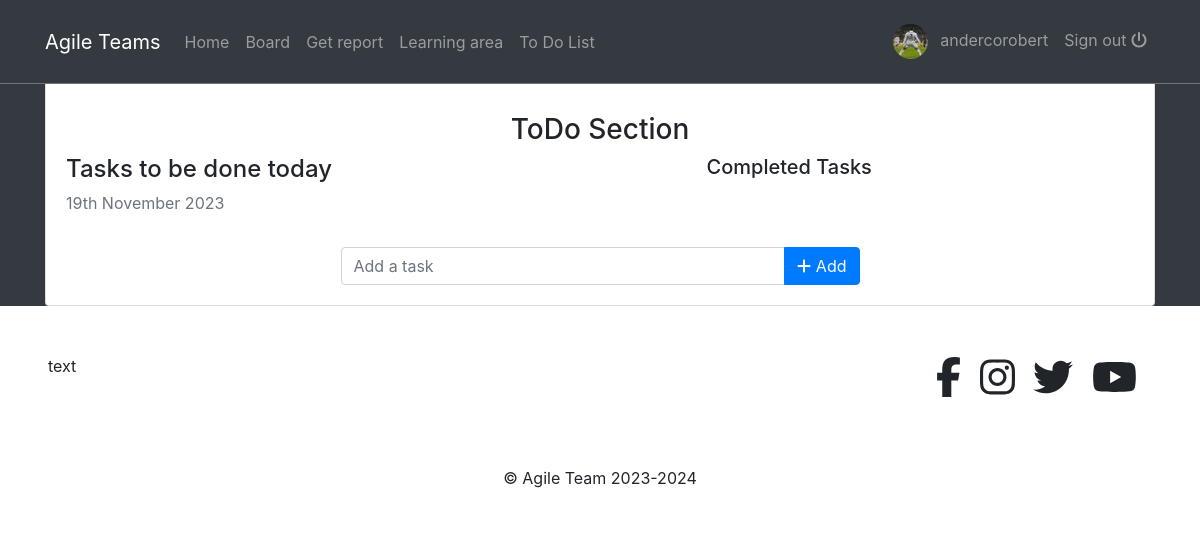
The page /todo/ (signed in) on the database as committed earlier.
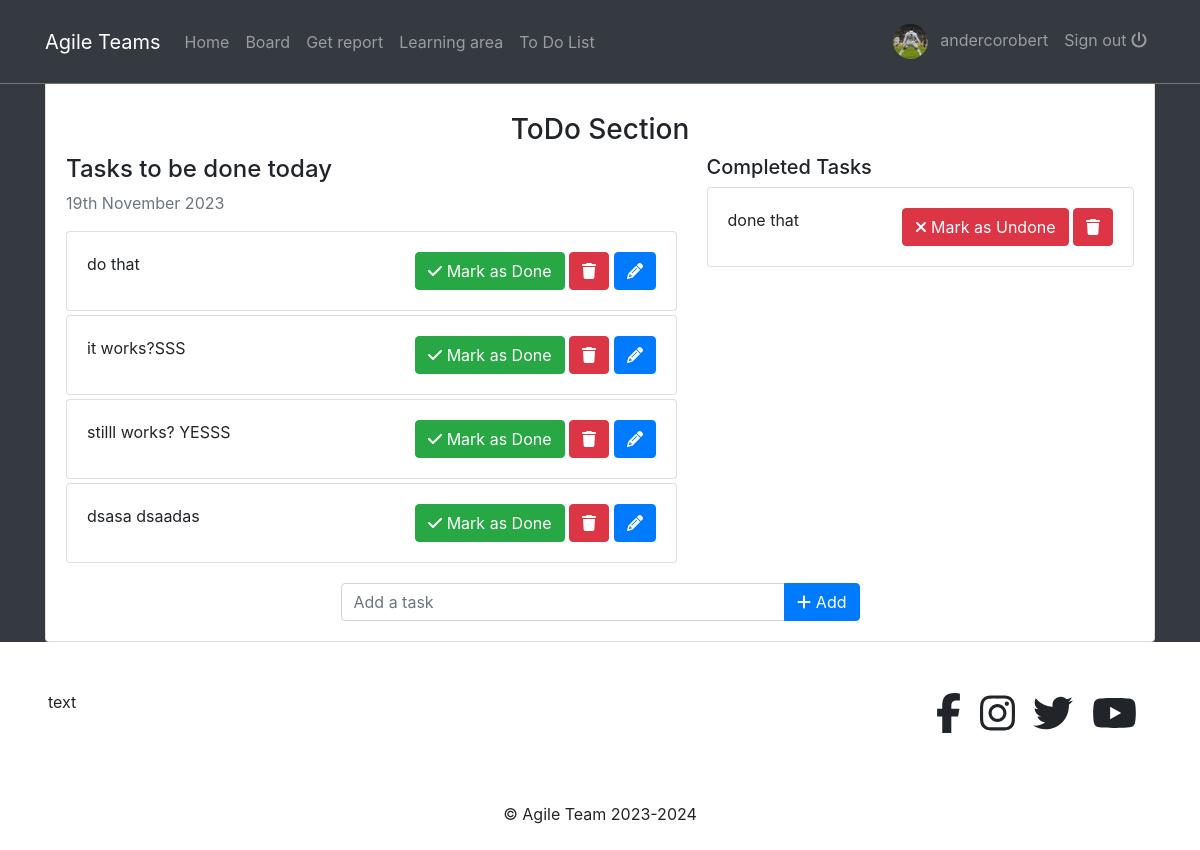
The same page on the database as committed later.
### todo/models.py (models this page shows, shortened)
class Task(models.Model):
    task = models.CharField(max_length=200)
    is_completed = models.BooleanField(default=False)
    created_at = models.DateTimeField(auto_now_add=True)
    updated_at = models.DateTimeField(auto_now=True)

### agile/views.py (the view)
# urls.py: path('todo/', views.todo, name='todo'),
def todo(request):
    tasks = Task.objects.filter(is_completed=False).order_by('-updated_at')
    completed_tasks = Task.objects.filter(is_completed=True).order_by('-updated_at')
    context = {
        'tasks': tasks,
        'completed_tasks': completed_tasks
    }
    return render(request, 'todo.html', context)

### blogs/context_processors.py (called while the page is built)
def get_categories(request):
    categories = Category.objects.all()
    return dict(categories=categories)

### profiles/context_processors.py (called while the page is built)
def profile_pic(request):
    if request.user.is_authenticated:
        user = request.user
        try:
            profile_obj = Profile.objects.get(user=user)
            pic = profile_obj.profile_picture
        except Profile.DoesNotExist:
            pic = None
        return {'picture':pic}
    return {}

def get_profile(request):
    if request.user.is_authenticated:
        user = request.user
        try:
            profile_obj = Profile.objects.get(user=user)
        except Profile.DoesNotExist:
            pic = None
        return {'profile':profile_obj}
    return {}

### templates/todo.html (shortened to what this page needs)
{% extends 'base.html' %}
{% block content %}
    <div class="container">
        <div class="card">
            <div class="card-body">
                <h3 class="pt-5 text-center">ToDo Section</h3>
                <div class="row">
                    <div class="col-md-7 col-lg-7">
                        <h4>Tasks to be done today</h4>
                        <p class="text-muted">{% now "jS F Y" %}</p>
                        <div class="overflow-auto" style="max-height: 450px;">
                            {% for task in tasks %}
                            <div class="card mb-1">
                                <div class="card-body">
                                    {{task.task}}
                                    <span class="float-right">
                                        <a href="{% url 'mark_as_done' task.pk %}" class="btn btn-success"><i class="fa fa-check"></i> Mark as Done</a>
                                        <a href="{% url 'delete_task' task.pk %}" class="btn btn-danger"><i class="fa fa-trash"></i></a>
                                        <a href="{% url 'edit_task' task.pk %}" class="btn btn-primary"><i class="fa fa-pencil"></i></a>
                                    </span>
                                </div>
                            </div>
                            {% endfor %}
                        </div>
                    </div>
                    <div class="col-md-5 col-lg-5">
                        <h5>Completed Tasks</h5>
                        {% for task in completed_tasks %}
                        <div class="card mb-1">
                            <div class="card-body">
                                {{task.task}}
                                <span style="position: relative; float: right;">
                                    <a href="{% url 'mark_as_undone' task.pk %}" class="btn btn-danger"><i class="fa fa-times"></i> Mark as Undone</a>
                                    <a href="{% url 'delete_task' task.pk %}" class="btn btn-danger"><i class="fa fa-trash"></i></a>
                                </span>
                            </div>
                        </div>
                        {% endfor %}
                    </div>
                </div>
                <div class="row">
                    <div class="col-md-6 col-lg-6 mx-auto mt-3">
                        <form action="{% url 'addTask' %}" method='POST'>
                            <div class="input-group">
                                <input type="text" name='task' class="form-control" placeholder="Add a task">
                                <div class="input-group-append">
                                    <button type='submit' class="btn btn-primary"><i class="fa fa-plus"></i> Add</button>
                                </div>
                            </div>
                        </form>
                    </div>
                </div>
            </div>
        </div>
    </div>
{% endblock %}

Rows that differ between the two databases and show on the page:
added Task: task "do that", shown under "Tasks to be done today"
added Task: task "it works?SSS", shown under "Tasks to be done today"
added Task: task "stilll works? YESSS", shown under "Tasks to be done today"
added Task: task "dsasa dsaadas", shown under "Tasks to be done today"
added Task: task "done that", shown under "Completed Tasks"
